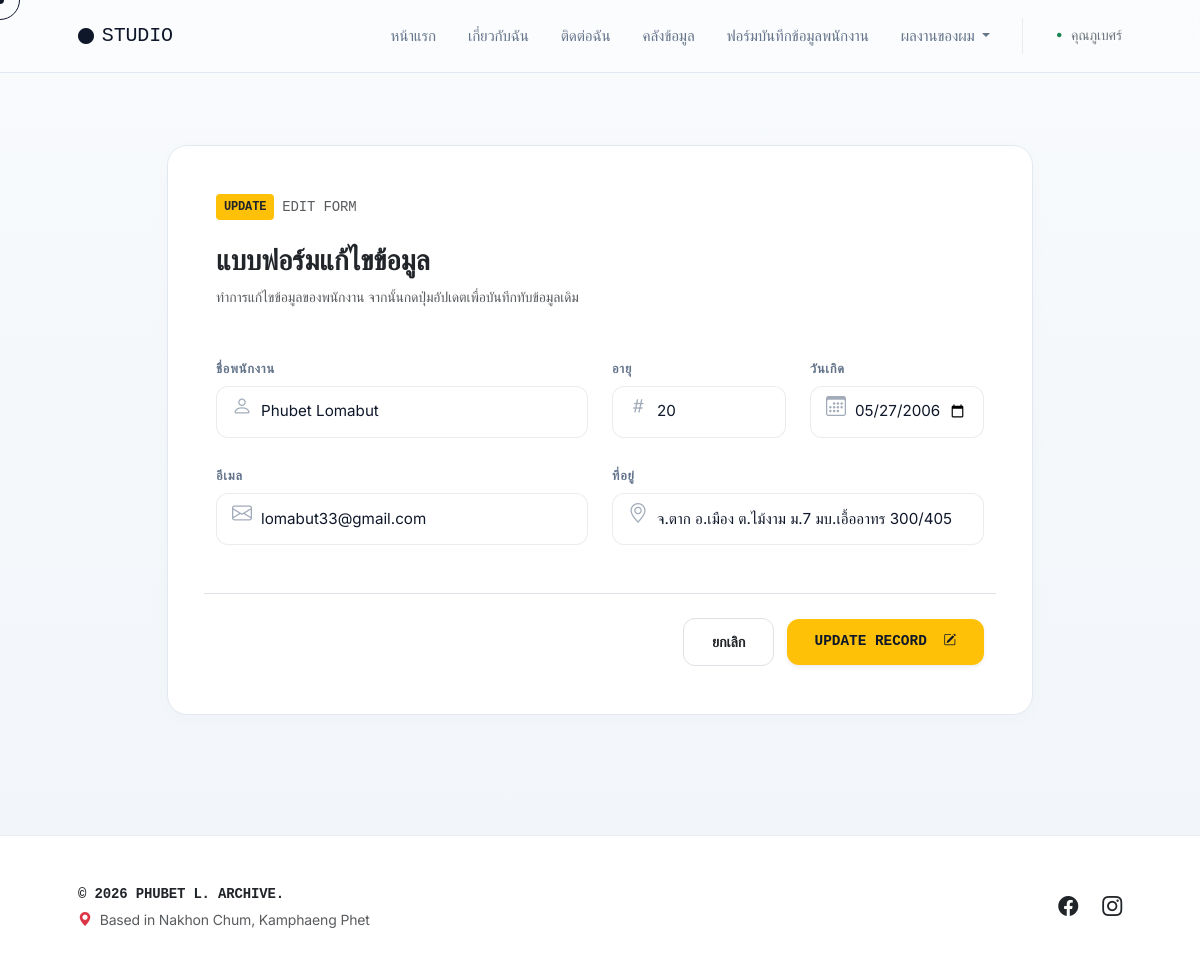
Page /edit/1/ on the committed database.
### myapp/models.py (models this page shows, shortened)
class Person(models.Model):
    name = models.CharField(max_length=100)
    age = models.IntegerField()
    date_of_birth = models.DateField()
    address = models.CharField(max_length=200)
    email = models.EmailField()

### myapp/views.py (the view, shortened to what this page needs)
# urls.py: path('edit/<int:person_id>/', views.edit, name='edit'),
def edit(request, person_id):
    person = Person.objects.get(id=person_id)
    return render(request, "edit.html", {"person": person})

### myapp/templates/edit.html (shortened to what this page needs)
{% extends 'basetemplate.html' %}
{% load static %}
{% block content %}
<div class="container px-4 px-lg-5 my-5 py-4">
    <div class="row g-4 justify-content-center">
        <div class="col-lg-10" data-aos="fade-up">
            <div class="card-minimal p-4 p-md-5">
                <div class="d-flex align-items-center gap-2 mb-4">
                    <span class="bg-warning text-dark fw-bold font-monospace px-2 py-1 rounded-1" style="font-size: 0.75rem;">UPDATE</span>
                    <span class="text-muted small font-monospace">EDIT FORM</span>
                </div>
                <h3 class="fw-bold tracking-tight text-dark mb-2">แบบฟอร์มแก้ไขข้อมูล</h3>
                <p class="text-muted small mb-5">ทำการแก้ไขข้อมูลของพนักงาน จากนั้นกดปุ่มอัปเดตเพื่อบันทึกทับข้อมูลเดิม</p>
                <form method="POST" class="form-minimal">
                    <div class="row g-4">
                        <div class="col-md-6">
                            <div class="form-group">
                                <label class="mb-2">ชื่อพนักงาน</label>
                                <input type="text" name="name" value="{{person.name}}" class="form-control cursor-hover" required>
                                <i class="bi bi-person input-icon fs-5"></i>
                            </div>
                        </div>
                        <div class="col-md-3">
                            <div class="form-group">
                                <label class="mb-2">อายุ</label>
                                <input type="number" name="age" value="{{person.age}}" class="form-control cursor-hover" required>
                                <i class="bi bi-hash input-icon fs-5"></i>
                            </div>
                        </div>
                        <div class="col-md-3">
                            <div class="form-group">
                                <label class="mb-2">วันเกิด</label>
                                <input type="date" name="date_of_birth" value="{{person.date_of_birth|date:'Y-m-d'}}" class="form-control cursor-hover" required>
                                <i class="bi bi-calendar3 input-icon fs-5"></i>
                            </div>
                        </div>
                        <div class="col-md-6">
                            <div class="form-group">
                                <label class="mb-2">อีเมล</label>
                                <input type="email" name="email" value="{{person.email}}" class="form-control cursor-hover" required>
                                <i class="bi bi-envelope input-icon fs-5"></i>
                            </div>
                        </div>
                        <div class="col-md-6">
                            <div class="form-group">
                                <label class="mb-2">ที่อยู่</label>
                                <input type="text" name="address" value="{{person.address}}" class="form-control cursor-hover" required>
                                <i class="bi bi-geo-alt input-icon fs-5"></i>
                            </div>
                        </div>
                        <div class="col-12 text-end mt-5 border-top pt-4">
                            <a href="/database/" class="btn bg-white border text-dark btn-custom me-2 cursor-hover">ยกเลิก</a>
                            <button type="submit" class="btn btn-warning-custom btn-custom font-monospace tracking-wide cursor-hover shadow-sm">
                                UPDATE RECORD <i class="bi bi-pencil-square ms-2 small"></i>
                            </button>
                        </div>
                    </div>
                </form>
            </div>
        </div>
    </div>
</div>
{% endblock %}

### myapp/templates/basetemplate.html (style rules this page uses)
:root { --bg-main: #f8fafc; --text-dark: #0f172a; --text-muted: #64748b; --border-color: #e2e8f0; --accent-color: #0f172a; }
body { background-color: var(--bg-main); color: var(--text-dark); font-family: 'Inter', 'Sarabun', sans-serif; letter-spacing: -0.01em; overflow-x: hidden; position: relative; cursor: none; }
.card-minimal { background: #ffffff !important; border: 1px solid var(--border-color) !important; border-radius: 20px !important; box-shadow: 0 4px 20px rgba(15, 23, 42, 0.02) !important; transition: border-color 0.4s ease; cursor: none; }
a, button, input, textarea { cursor: none !important; }

### myapp/templates/edit.html (style rules this page uses)
.form-minimal .form-group { position: relative; }
.form-minimal .form-control { border: 1px solid rgba(15, 23, 42, 0.08); border-radius: 12px; padding: 0.85rem 1rem 0.85rem 2.75rem; background: rgba(255, 255, 255, 0.6); color: var(--text-dark); font-size: 0.95rem; transition: all 0.3s cubic-bezier(0.4, 0, 0.2, 1); }
.form-minimal label { font-size: 0.8rem; font-weight: 700; color: var(--text-muted); letter-spacing: 0.06em; text-transform: uppercase; }
.input-icon { position: absolute; left: 1rem; top: 2.3rem; color: var(--text-muted); opacity: 0.6; transition: color 0.3s; }
.btn-custom { padding: 0.75rem 1.75rem; border-radius: 12px; font-size: 0.9rem; font-weight: 600; transition: all 0.2s ease; }
.btn-warning-custom { background-color: #ffc107; color: #0f172a; border: none; }

### rows in the picture
Person: name "Phubet Lomabut", age "20", date_of_birth "05/27/2006", email "lomabut33@gmail.com", address "จ.ตาก อ.เมือง ต.ไม้งาม ม.7 มบ.เอื้ออาทร 300/405"
